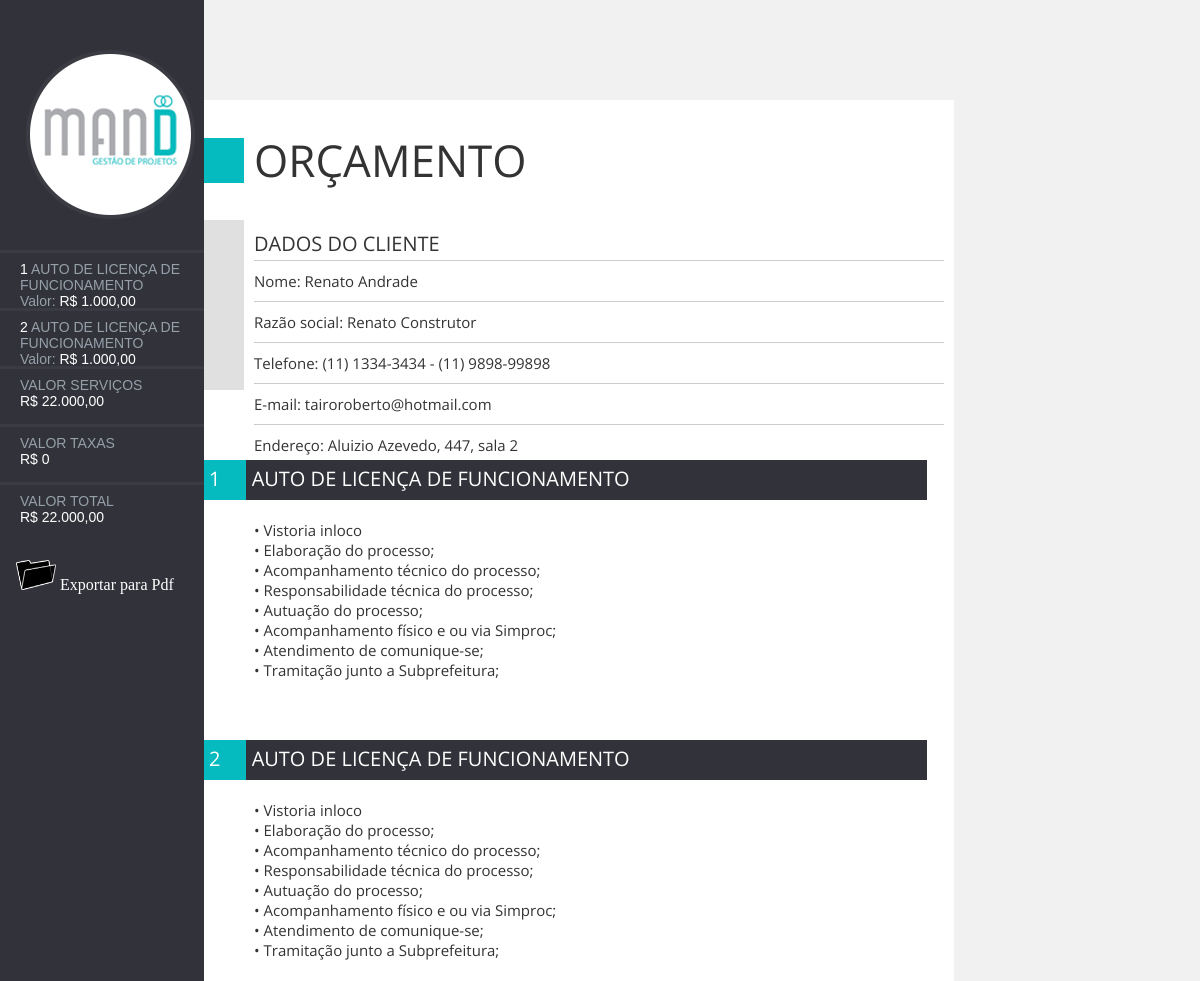
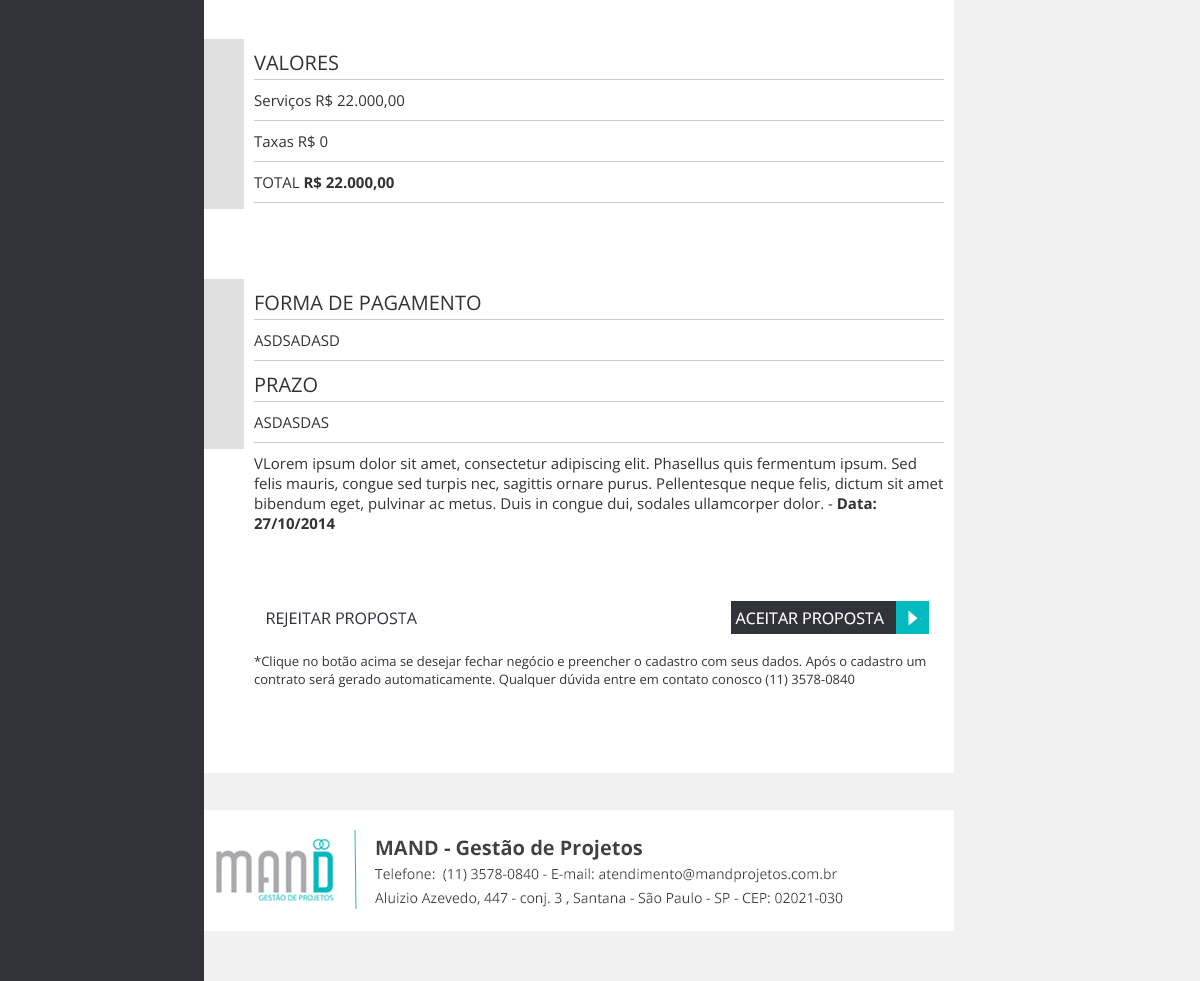
The app's page /orca/index.php?IdOportunidade=2&IdOrcamentoB=4 (signed in) with its own data (2 pictures, top to bottom).
### tables this page shows
CREATE TABLE IF NOT EXISTS `OrcamentoBServicos` (
  `IdOrcamentoBServico` int(11) NOT NULL AUTO_INCREMENT,
  `IdServico` int(11) NOT NULL,
  `Valor` varchar(20) NOT NULL,
  `IdOrcamentoB` int(11) NOT NULL,
  `IdOportunidade` int(11) NOT NULL,
  PRIMARY KEY (`IdOrcamentoBServico`)
);

CREATE TABLE IF NOT EXISTS `Servicos` (
  `IdServico` int(11) NOT NULL AUTO_INCREMENT,
  `TituloServico` varchar(100) NOT NULL,
  `ExplicacaoServico` text NOT NULL,
  PRIMARY KEY (`IdServico`)
);

CREATE TABLE IF NOT EXISTS `CadastraOrcamentoB` (
  `IdOrcamentoB` int(11) NOT NULL AUTO_INCREMENT,
  `RazaoSocial` varchar(200) NOT NULL,
  `NomeContato` varchar(200) NOT NULL,
  `Taxas` varchar(20) NOT NULL,
  `FormaPagamento` varchar(100) NOT NULL,
  `Prazo` varchar(50) NOT NULL,
  `ComentariosOrcamento` text NOT NULL,
  `TotalOrcamentoB` varchar(20) NOT NULL,
  `TotalServicos` varchar(20) NOT NULL,
  `DataOrcamentoB` varchar(20) NOT NULL,
  `IdOrcamentoA` int(11) NOT NULL,
  `IdOportunidade` int(11) NOT NULL,
  PRIMARY KEY (`IdOrcamentoB`)
);

CREATE TABLE IF NOT EXISTS `Oportunidade` (
  `IdOportunidade` int(11) NOT NULL AUTO_INCREMENT,
  `TipoContato` varchar(30) NOT NULL,
  `Origem` varchar(30) NOT NULL,
  `TipoCadastro` varchar(50) NOT NULL,
  `RazaoSocial` varchar(100) NOT NULL,
  `NomeContato` varchar(100) NOT NULL,
  `CnpjCpf` varchar(20) NOT NULL,
  `Atividade` varchar(100) NOT NULL,
  `Celular` varchar(15) NOT NULL,
  `Telefone` varchar(15) NOT NULL,
  `Email` varchar(100) NOT NULL,
  `ServicoSolicitado` varchar(300) NOT NULL,
  `EnderecoArea` varchar(100) NOT NULL,
  `ContribuinteIptu` varchar(50) NOT NULL,
  `ComentariosSolicitacao` text NOT NULL,
  `DataSolicitacao` varchar(20) NOT NULL,
  `DataViabilidade` varchar(20) NOT NULL,
  `DataProrrogacao` varchar(30) NOT NULL,
  `Status` varchar(50) NOT NULL,
  `ValorQueClienteQueria` varchar(255) NOT NULL,
  `Viabilidade` varchar(50) NOT NULL,
  `IdUsuario` int(11) NOT NULL,
  PRIMARY KEY (`IdOportunidade`)
);

### sistema/includes/php/conexao/Conexao.class.php (called while the page is built, shortened)
<?php
   class Conexao {
   private $sql = "";
   function executarQuery(){
      $query = mysql_query($this->sql) or die ($this->mensagem(mysql_error()));
      return $query;
   }
}

### orca/index.php (the view, shortened to what this page needs)
<!DOCTYPE html PUBLIC "-//W3C//DTD XHTML 1.0 Transitional//EN" "http://www.w3.org/TR/xhtml1/DTD/xhtml1-transitional.dtd">
<html xmlns="http://www.w3.org/1999/xhtml">
<head>
<link href="style.css" rel="stylesheet" type="text/css" />
</head>
<body>
<form id="formIndex" name="formIndex" method="post" action="aceitar">
<div id="col-esq">
<div id="esq-logo" align="center"><img src="imagens/logo.png" width="169" height="169" /></div>
 <?php
 if (isset($_GET['IdOportunidade'],$_GET['IdOrcamentoB'])){
      $IdOportunidade = $_GET['IdOportunidade'];
      $IdOrcamentoB = $_GET['IdOrcamentoB'];
 }else{
      $IdOportunidade = $_POST['IdOportunidadeAux'];
      $IdOrcamentoB = $_POST['IdOrcamentoBAux'];
 }
  if (($IdOportunidade != null) && ($IdOrcamentoB != null)) {
include ('../sistema/includes/php/conexao/Conexao.class.php');
      $buscaOportunidade = new Conexao();
      $buscaOportunidade->conectar();
      $buscaOportunidade->selecionarDB();
      $buscaOportunidade->set('sql',"SELECT Oportunidade.*, CadastraOrcamentoB.*
                                     FROM CadastraOrcamentoB
                                     INNER JOIN Oportunidade
                                     ON Oportunidade.IdOportunidade = $IdOportunidade AND
                                        CadastraOrcamentoB.IdOrcamentoB = $IdOrcamentoB ");
      $retornoOportunidade = mysql_fetch_object($buscaOportunidade->executarQuery());
      $buscarServicosOrcamentoB = new Conexao();
      $buscarServicosOrcamentoB->conectar();
      $buscarServicosOrcamentoB->selecionarDB();
      $cont = 1;
      $buscarServicosOrcamentoB->set('sql',"SELECT OrcamentoBServicos.*,Servicos.*
                                            FROM Servicos
                                            INNER JOIN OrcamentoBServicos
                                            ON OrcamentoBServicos.IdOrcamentoB = $IdOrcamentoB AND
                                               OrcamentoBServicos.IdOportunidade  = $IdOportunidade AND
                                               OrcamentoBServicos.IdServico = Servicos.IdServico
                                            GROUP BY IdOrcamentoBServico");
      $query= $buscarServicosOrcamentoB->executarQuery();
      while($retornoServicosOrcamentoB = mysql_fetch_object($query)) {  ?>
      <div id="esq-serv" align="left" class="ver-azu">
        <span class="ver-bra"><?php echo $cont;?> </span> <?php echo $retornoServicosOrcamentoB->TituloServico;?><br />
            Valor: <span class="ver-bra">R$ <?php echo $retornoServicosOrcamentoB->Valor;?></span>
     </div>
     <?php   $cont++;   } }?>
     <div id="esq-serv" align="left" class="ver-azu">
      VALOR SERVIÇOS  <br />
      <span class="ver-bra">R$ <?php echo $retornoOportunidade->TotalServicos;?></span>
     </div>
     <div id="esq-serv" align="left" class="ver-azu">
      VALOR TAXAS  <br />
      <span class="ver-bra">R$ <?php echo $retornoOportunidade->Taxas;?></span>
     </div>
    <div id="esq-serv" align="left" class="ver-azu">
      VALOR TOTAL  <br />
      <span class="ver-bra">R$ <?php echo $retornoOportunidade->TotalOrcamentoB;?></span>
     </div>
<?php $NomeArquivo = "Orçamento-Mand-".date('d-m-Y').".pdf"; ?>
 <?php  if(file_exists($NomeArquivo)){ ?>
      <div id="esq-pdf">&nbsp;&nbsp;&nbsp;
        <a href="salvar.php?arquivo=<?php echo $NomeArquivo; ?>" style="text-decoration: none">
          <img src="imagens/pdf3.png" width="40" height="30" />
          <font color="FFFFFF">Baixar Pdf </font>
        </a>
      </div>
 <?php }else{ ?>
      <div id="esq-pdf" onclick="expotarPdf();">&nbsp;&nbsp;&nbsp;
        <a href="#" style="text-decoration: none">
          <img src="imagens/pdf3.png" width="40" height="30" />
          <font color="FFFFFF">Exportar para Pdf </font>
        </a>
      </div>
 <?php } ?>
</div>
<div id="col-dir">
    <div id="dir-tit" class="tit">ORÇAMENTO</div>
  <div id="dir-dados-pessoais">
    	<div id="dir-linha-dados" class="open-20">DADOS DO CLIENTE</div>
        <div id="dir-linha-dados" class="open-15">Nome: <?php echo $retornoOportunidade->NomeContato;?></div>
        <div id="dir-linha-dados" class="open-15">Razão social: <?php echo $retornoOportunidade->RazaoSocial;?></div>
        <div id="dir-linha-dados" class="open-15">Telefone: <?php if (($retornoOportunidade->Telefone != "") && ($retornoOportunidade->Celular != "")) {
                                                                        echo $retornoOportunidade->Telefone." - ".$retornoOportunidade->Celular;
                                                                  }elseif ($retornoOportunidade->Telefone != "") {
                                                                        echo $retornoOportunidade->Telefone;
                                                                  }else{
                                                                    echo $retornoOportunidade->Celular;
                                                                  }
                                                                ?>
        </div>
        <div id="dir-linha-dados" class="open-15">E-mail: <?php echo $retornoOportunidade->Email;?></div>
        <div id="dir-linha-dados" class="open-15">Endereço: <?php echo $retornoOportunidade->EnderecoArea;?></div>
    </div>
    <?php
    $cont = 1;
    $valorDosServicos = 0;
    $query= $buscarServicosOrcamentoB->executarQuery();
      while($retornoServicosOrcamentoB = mysql_fetch_object($query)) {  ?>
     <div id="dir-tit-serv" class="open-20-bra"><?php echo $cont;?> &nbsp;&nbsp;&nbsp;&nbsp;&nbsp;<?php echo $retornoServicosOrcamentoB->TituloServico;?></div>
     <div id="dir-linha-serv" class="open-15" align="justify"> <?php echo $retornoServicosOrcamentoB->ExplicacaoServico;?>  </div>
     <?php $cont++; $valorDosServicos += $retornoServicosOrcamentoB->Valor; } ?>
      <div id="dir-dados-pessoais">
      	<div id="dir-linha-dados" class="open-20">VALORES</div>
          <div id="dir-linha-dados" class="open-15">Serviços R$ <?php echo $retornoOportunidade->TotalServicos;?></div>
          <div id="dir-linha-dados" class="open-15">Taxas R$ <?php echo $retornoOportunidade->Taxas;?></div>
          <div id="dir-linha-dados" class="open-15">TOTAL <strong>R$ <?php echo $retornoOportunidade->TotalOrcamentoB;?></strong></div>
       </div>
      <div id="dir-dados-pessoais">
      	<div id="dir-linha-dados" class="open-20">FORMA DE PAGAMENTO</div>
          <div id="dir-linha-dados" class="open-15"><?php echo $retornoOportunidade->FormaPagamento;?></div>
          <div id="dir-linha-dados" class="open-20">PRAZO</div>
          <div id="dir-linha-dados" class="open-15"><?php echo $retornoOportunidade->Prazo;?></div>
        <div id="dir-linha-dados-comentarios" class="open-15"><?php echo $retornoOportunidade->ComentariosOrcamento;?>- <strong>Data: <?php echo $retornoOportunidade->DataOrcamentoB;?></strong></div>
      </div>
    <br><br><br>
     <div id="dir-btn" align="left">
       <a href="#"><img src="imagens/btn-rejeitar.png" width="210" height="46" onclick="enviar('rejeitar')" ></a>
         <a href="#"><img src="imagens/btn-aceitar.png" width="210" height="46" onclick="enviar('aceitar')" align="right"></a>
        <p class="open-13"> *Clique no botão acima se desejar fechar negócio e preencher o cadastro com seus dados. Após o cadastro um contrato será gerado automaticamente. Qualquer dúvida entre em contato conosco (11) 3578-0840</p>
     </div>
<img src="imagens/roda-pe.png" width="750" height="180" />
</div>
</form>
</body>
</html>

### orca/style.css (style rules this page uses)
body { margin: 0px; background-color:#f1f1f1; height:100%; }
html { height:100%; }
#col-esq { width:17%; height: 2200px; float:left; background-color:#32323a; left:0px; bottom:0px; }
#esq-logo { width:220px; height:200px; padding-top:50px; }
#esq-serv { width:200px; height:47px; border-top-style:solid; border-top-color:#3b3b43; padding-left:20px; padding-top:8px; }
#esq-pdf { width:220px; height:45px; margin-top:20px; margin-bottom:50px; }
#col-dir { width:750px; height:auto; float:left; background-color:#FFF; background-image:url(imagens/fundo-topo.jpg); background-repeat:no-repeat; background-position:top left; }
#dir-tit { width:700px; height:90px; margin-top:100px; background-color:#FFF; background-image:url(imagens/fund-tit.png); background-repeat:no-repeat; background-position:left; padding-left:50px; padding-top:30px; }
#dir-dados-pessoais { width:750px; height:240px; background-image:url(imagens/fundo-dados.jpg); background-repeat:no-repeat; background-position:left top; background-color:#FFF; }
#dir-linha-dados { width:690px; height:30px; border-bottom-style:solid; border-bottom-width:1px; border-bottom-color:#cccccc; margin-left:50px; padding-top:10px; }
#dir-linha-dados-comentarios { width:690px; height:100%; border-bottom-style:solid; border-bottom-width:1px; border-bottom-color:#cccccc; margin-left:50px; padding-top:10px; }
#dir-tit-serv { width:745px; height:35px; background-image:url(imagens/fundo-tit-servicos.jpg); background-repeat:no-repeat; background-position:left; padding-top:5px; padding-left:5px; }
#dir-linha-serv { width:680px; height:120%; padding-left:50px; padding-top:20px; padding-bottom:10px; padding-right:20px; background-color:#FFF; margin-bottom:50px; }
#dir-btn { width:680px; height:120px; padding-left:50px; padding-top:20px; padding-bottom:10px; padding-right:20px; background-color:#FFF; margin-bottom:50px; }
.ver-azu { font-family: Verdana, Geneva, sans-serif; font-size: 14px; font-style: normal; line-height: normal; font-weight: normal; font-variant: normal; text-transform: none; color: #95a0aa; text-decoration: none; }
.ver-bra { font-family: Verdana, Geneva, sans-serif; font-size: 14px; font-style: normal; line-height: normal; font-weight: normal; font-variant: normal; text-transform: none; color: #FFF; text-decoration: none; }
.tit { font-family: 'Open Sans', 'sans-serif'; font-size: 44px; font-style: normal; line-height: normal; font-weight: normal; font-variant: normal; text-transform: none; color: #333; text-decoration: none; }
.open-20 { font-family: 'Open Sans', 'sans-serif'; font-size: 20px; font-style: normal; line-height: normal; font-weight: normal; font-variant: normal; text-transform: none; color: #333; text-decoration: none; }
.open-20-bra { font-family: 'Open Sans', 'sans-serif'; font-size: 20px; font-style: normal; line-height: normal; font-weight: normal; font-variant: normal; text-transform: none; color: #FFF; text-decoration: none; }
.open-15 { font-family: 'Open Sans', 'sans-serif'; font-size: 15px; font-style: normal; line-height: normal; font-weight: normal; font-variant: normal; text-transform: none; color: #333; text-decoration: none; }
.open-13 { font-family: 'Open Sans', 'sans-serif'; font-size: 13px; font-style: normal; line-height: normal; font-weight: normal; font-variant: normal; text-transform: none; color: #333; text-decoration: none; }

### records on screen
orcamentobservicos: IdServico.TituloServico "AUTO DE LICENÇA DE FUNCIONAMENTO", Valor "1.000,00", IdServico.ExplicacaoServico "• Vistoria inloco • Elaboração do processo; • Acompanhamento técnico do processo; • Responsabilidade técnica do processo; • Autuação do processo; • Acompanhamento físico e ou via Simproc; • Atendimento de comunique-se; • Tramitação junto a Subprefeitura;"
orcamentobservicos: IdServico.TituloServico "AUTO DE LICENÇA DE FUNCIONAMENTO", Valor "1.000,00", IdServico.ExplicacaoServico "• Vistoria inloco • Elaboração do processo; • Acompanhamento técnico do processo; • Responsabilidade técnica do processo; • Autuação do processo; • Acompanhamento físico e ou via Simproc; • Atendimento de comunique-se; • Tramitação junto a Subprefeitura;"
cadastraorcamentob: TotalServicos "22.000,00", Taxas "0", TotalOrcamentoB "22.000,00", NomeContato "Renato Andrade", RazaoSocial "Renato Construtor", IdOportunidade.Telefone "(11) 1334-3434", IdOportunidade.Celular "(11) 9898-99898", IdOportunidade.Email "tairoroberto@hotmail.com", IdOportunidade.EnderecoArea "Aluizio Azevedo, 447, sala 2", FormaPagamento "ASDSADASD", Prazo "ASDASDAS", ComentariosOrcamento "VLorem ipsum dolor sit amet, consectetur adipiscing elit. Phasellus quis fermentum ipsum. Sed felis mauris, congue sed turpis nec, sagittis ornare purus. Pellentesque neque felis, dictum sit amet bibendum eget, pulvinar ac metus. Duis in congue dui, sodales ullamcorper dolor.", DataOrcamentoB "27/10/2014"
